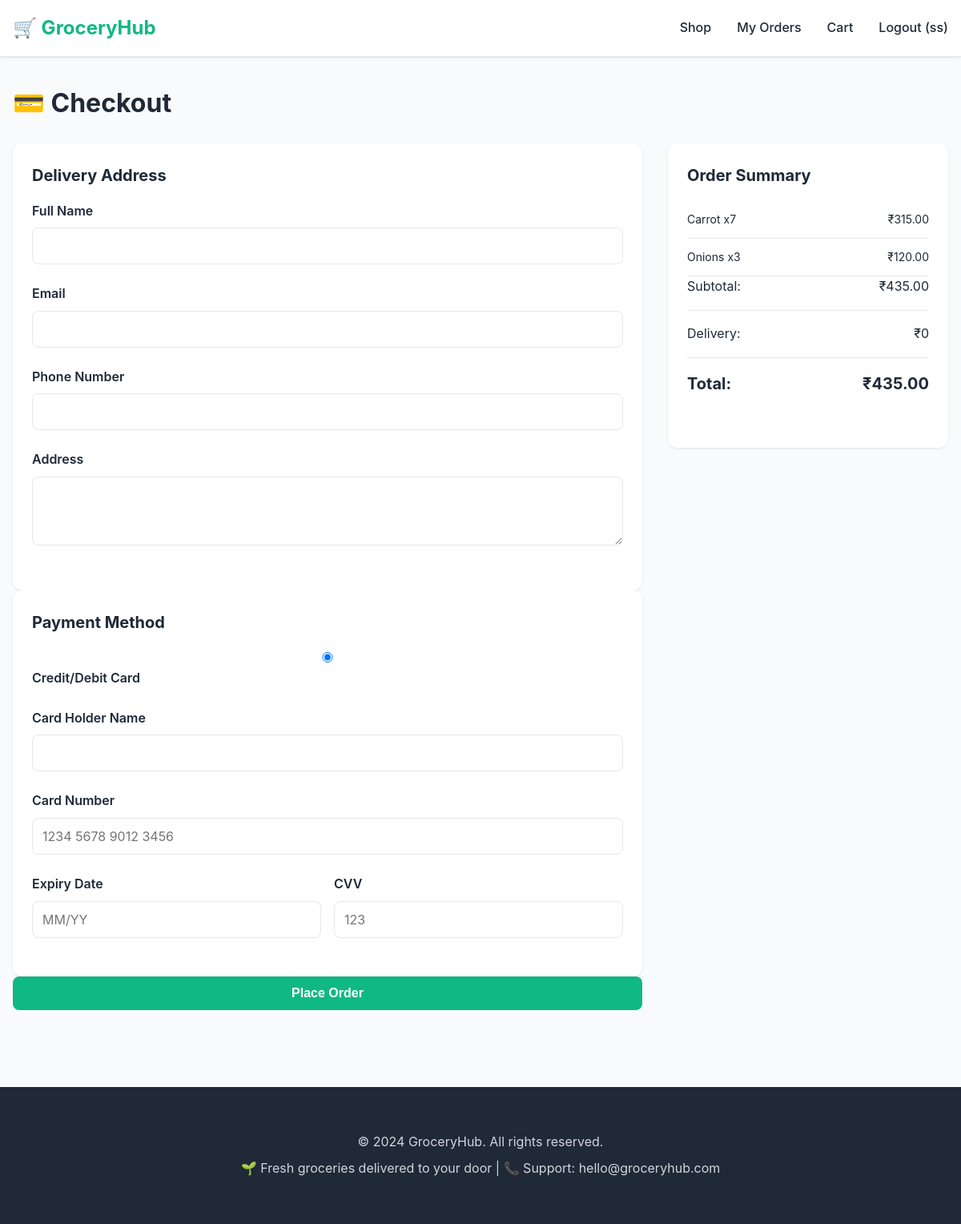
Page /checkout (signed in) on the committed database.
### app.py (models this page shows)
class Cart(db.Model):
    id = db.Column(db.Integer, primary_key=True)
    user_id = db.Column(db.Integer, db.ForeignKey("user.id"), nullable=False)
    product_id = db.Column(db.Integer, db.ForeignKey("product.id"), nullable=False)
    quantity = db.Column(db.Integer, default=1)
    added_at = db.Column(db.DateTime, default=datetime.utcnow)
    product = db.relationship("Product")

class Product(db.Model):
    id = db.Column(db.Integer, primary_key=True)
    name = db.Column(db.String(150), nullable=False)
    description = db.Column(db.Text)
    price = db.Column(db.Float, nullable=False)
    category = db.Column(db.String(50), nullable=False)
    stock = db.Column(db.Integer, default=100)
    image = db.Column(db.String(200))
    created_at = db.Column(db.DateTime, default=datetime.utcnow)

### app.py (the view, shortened to what this page needs)
@app.route("/checkout", methods=["GET", "POST"])
def checkout():
    if "user_id" not in session:
        return redirect(url_for("login"))
    items = Cart.query.filter_by(user_id=session["user_id"]).all()
    total = sum(i.product.price * i.quantity for i in items)
    return render_template("checkout.html", cart_items=items, total=total)

### templates/checkout.html (shortened to what this page needs)
{% extends "base.html" %}
{% block content %}
<div class="container">
    <h2>💳 Checkout</h2>
    <div style="display: grid; grid-template-columns: 1fr 350px; gap: 2rem;">
        <div>
            <form method="POST" id="checkout-form" onsubmit="return confirmCheckout()">
                <div class="card">
                    <h3>Delivery Address</h3>
                    <div class="form-group">
                        <label>Full Name</label>
                        <input type="text" required>
                    </div>
                    <div class="form-group">
                        <label>Email</label>
                        <input type="email" required>
                    </div>
                    <div class="form-group">
                        <label>Phone Number</label>
                        <input type="tel" required>
                    </div>
                    <div class="form-group">
                        <label>Address</label>
                        <textarea rows="3" required></textarea>
                    </div>
                </div>
                <div class="card">
                    <h3>Payment Method</h3>
                    <div class="form-group">
                        <label>
                            <input type="radio" name="payment" value="card" checked> Credit/Debit Card
                        </label>
                    </div>
                    <div class="form-group">
                        <label>Card Holder Name</label>
                        <input type="text" required>
                    </div>
                    <div class="form-group">
                        <label>Card Number</label>
                        <input type="text" placeholder="1234 5678 9012 3456" required>
                    </div>
                    <div style="display: grid; grid-template-columns: 1fr 1fr; gap: 1rem;">
                        <div class="form-group">
                            <label>Expiry Date</label>
                            <input type="text" placeholder="MM/YY" required>
                        </div>
                        <div class="form-group">
                            <label>CVV</label>
                            <input type="text" placeholder="123" required>
                        </div>
                    </div>
                </div>
                <button type="submit" class="btn btn-primary btn-block">Place Order</button>
            </form>
        </div>
        <div class="cart-summary">
            <h3>Order Summary</h3>
            {% for item in cart_items %}
            <div style="padding: 0.75rem 0; border-bottom: 1px solid var(--border); font-size: 0.875rem;">
                <div style="display: flex; justify-content: space-between;">
                    <span>{{ item.product.name }} x{{ item.quantity }}</span>
                    <span>₹{{ "%.2f"|format(item.product.price * item.quantity) }}</span>
                </div>
            </div>
            {% endfor %}
            <div class="summary-row">
                <span>Subtotal:</span>
                <span>₹{{ "%.2f"|format(total) }}</span>
            </div>
            <div class="summary-row">
                <span>Delivery:</span>
                <span>₹0</span>
            </div>
            <div class="summary-row">
                <span><strong>Total:</strong></span>
                <span><strong>₹{{ "%.2f"|format(total) }}</strong></span>
            </div>
        </div>
    </div>
</div>
{% endblock %}

### static/css/style.css (style rules this page uses)
* { margin: 0; padding: 0; box-sizing: border-box; }
:root { --primary: #10b981; --primary-dark: #059669; --primary-light: #d1fae5; --secondary: #f59e0b; --danger: #ef4444; --success: #10b981; --warning: #f59e0b; --text-dark: #1f2937; --text-light: #6b7280; --bg-light: #f9fafb; --bg-white: #ffffff; --border: #e5e7eb; --shadow: 0 1px 3px 0 rgba(0, 0, 0, 0.1); --shadow-md: 0 4px 6px -1px rgba(0, 0, 0, 0.1); --shadow-lg: 0 10px 15px -3px rgba(0, 0, 0, 0.1); }
body { font-family: -apple-system, BlinkMacSystemFont, 'Segoe UI', Roboto, 'Helvetica Neue', Arial, sans-serif; background-color: var(--bg-light); color: var(--text-dark); line-height: 1.6; }
.container { max-width: 1200px; margin: 0 auto; padding: 2rem 1rem; }
h2 { font-size: 2rem; margin-bottom: 1.5rem; color: var(--text-dark); }
h3 { font-size: 1.25rem; margin-bottom: 1rem; color: var(--text-dark); }
.btn { display: inline-block; padding: 0.75rem 1.5rem; border: none; border-radius: 0.5rem; font-size: 1rem; font-weight: 600; cursor: pointer; transition: all 0.3s ease; text-decoration: none; text-align: center; }
.btn-primary { background: var(--primary); color: white; }
.btn-block { width: 100%; display: block; }
.form-group { margin-bottom: 1.5rem; }
label { display: block; margin-bottom: 0.5rem; font-weight: 600; color: var(--text-dark); }
input, textarea, select { width: 100%; padding: 0.75rem; border: 1px solid var(--border); border-radius: 0.5rem; font-size: 1rem; font-family: inherit; transition: border-color 0.3s ease; }
.card { background: var(--bg-white); border-radius: 0.75rem; padding: 1.5rem; box-shadow: var(--shadow); transition: all 0.3s ease; }
.cart-summary { background: var(--bg-white); padding: 1.5rem; border-radius: 0.75rem; box-shadow: var(--shadow); height: fit-content; position: sticky; top: 80px; }
.summary-row { display: flex; justify-content: space-between; margin-bottom: 1rem; padding-bottom: 1rem; border-bottom: 1px solid var(--border); }
.summary-row:last-child { border-bottom: none; font-size: 1.25rem; font-weight: 700; margin-bottom: 1.5rem; }

### rows in the picture
Cart: product.name "Carrot", quantity "7"
Product: item.product.price*item.quantity "315.00"
Cart: product.name "Onions", quantity "3"
Product: item.product.price*item.quantity "120.00"

### other values in the picture
{{ session.user_name }} "ss"
{{ "%.2f"|format(total) }} "435.00"
